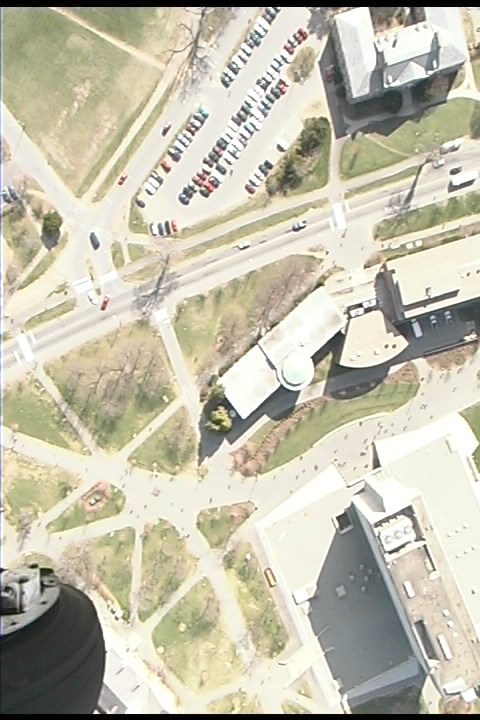
%> input picture ComputerVision/MohamedSondo-Assignment4/pic410.bmp, 480 x 720 px
$ octave MohamedSondoStereoVision.m   (GNU Octave 9; MATLAB toolbox functions it lacks are replaced by stand-ins)
%> lines starting %> are read from the running program, lines starting %| are printed output that depends on the picture
% Mohamed Sondo
%ID 6423


imgl = imread('pic410.bmp');
%> imgl is the input picture: size 720x480x3 uint8; mean R, G, B 196.2, 192.5, 173.7
imgr = imread('pic430.bmp');
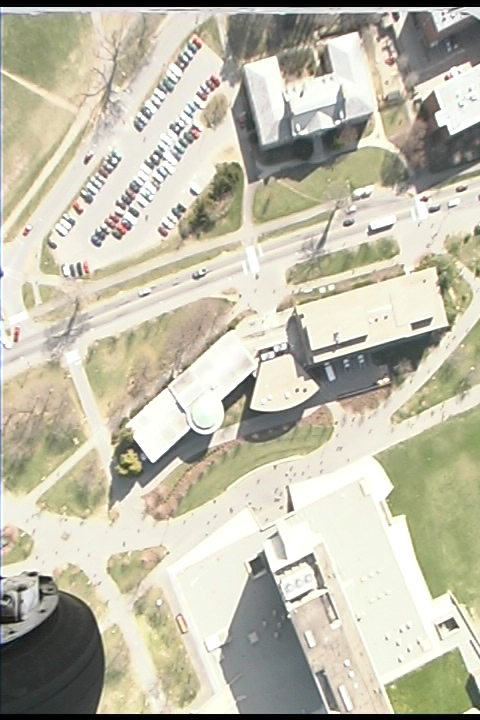
%> input picture ComputerVision/MohamedSondo-Assignment4/pic430.bmp, 480 x 720 px
%> imgr is the input picture: size 720x480x3 uint8; mean R, G, B 192.3, 189.2, 171
[ROWS COLS CHANNELS] = size(imgl);
%> ROWS = 720; COLS = 480; CHANNELS = 3
disimg = [imgl imgr];
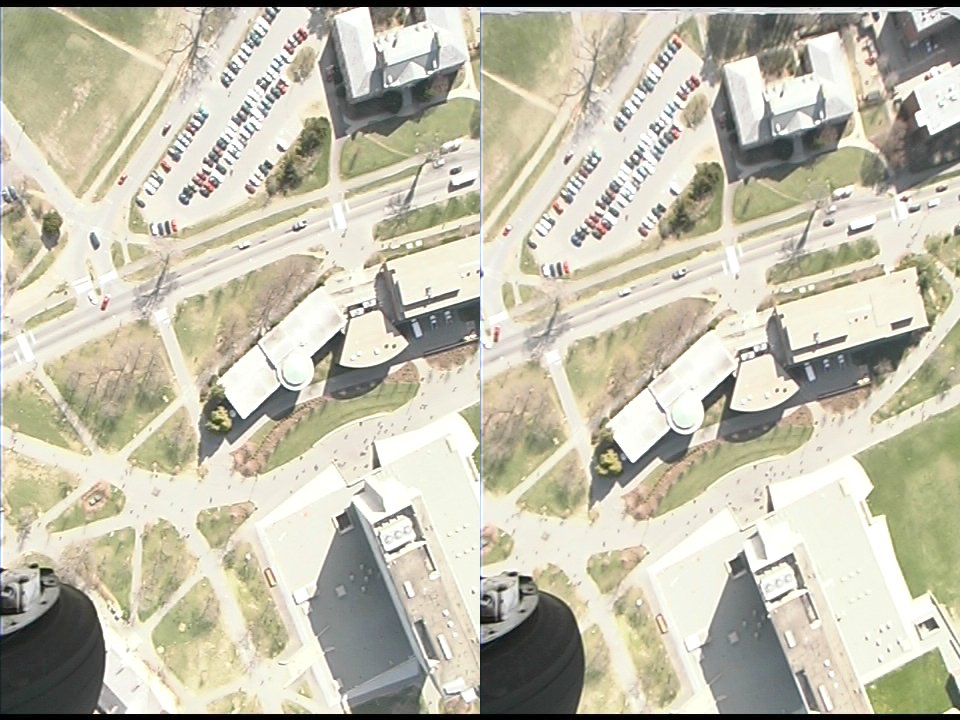
%> disimg: size 720x960x3 uint8; mean R, G, B 194.3, 190.9, 172.4
image(disimg);
Nc = 12;
Nt = 4;

 %load pl.mat pl;
 %load pr.mat pr;

cnt = 1;
hold;

while(cnt <= Nc+Nt)

dR = 50;
dC = 50;

%> (the run ends here)
